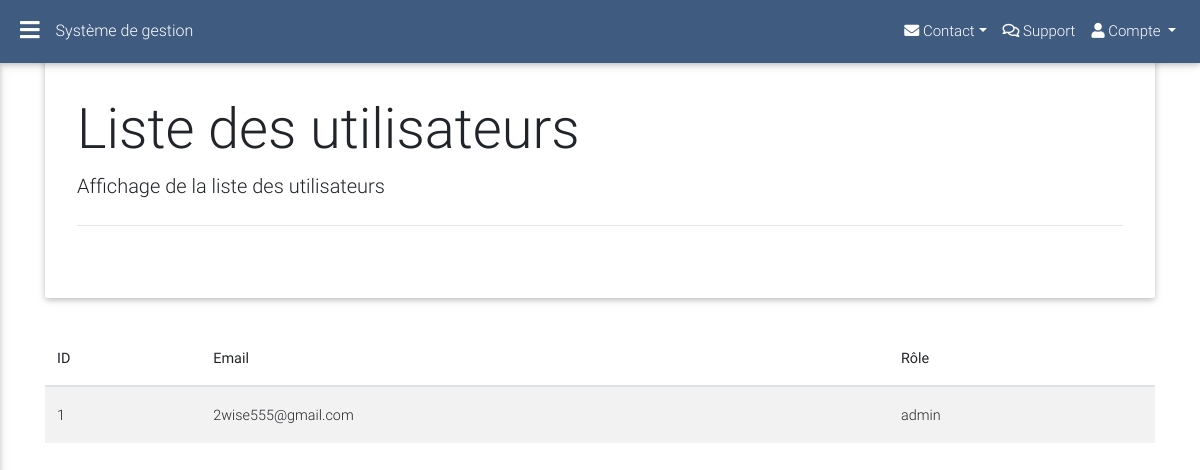
/src/users/viewUsers.php (signed in), run on the app's committed database.
### tables this page shows
CREATE TABLE IF NOT EXISTS `users` (
  `user_id` int(11) NOT NULL AUTO_INCREMENT,
  `email` text NOT NULL,
  `password` varchar(256) NOT NULL,
  `role` varchar(256) NOT NULL,
  PRIMARY KEY (`user_id`)
);

### includes/dao.php (called while the page is built, shortened)
<?php
include "header.php";
include "sidenav.php";
include "jumbo.php";
$jumbo = new jumbo;

### includes/users/UsersController.php (called while the page is built, shortened)
<?php
class User
{
    function viewAllUsers()
    {
        $db = new DBconnection();
        $dbConn = $db->getConnection();
        return $dbConn->query("SELECT * FROM users ORDER BY user_id DESC");
    }
}

### src/users/viewUsers.php (the view, shortened to what this page needs)
<?php include "../../includes/dao.php" ?>
<?php include "../../includes/users/UsersController.php";
$patients = new User();
?>
<div class="container">
    <?= $jumbo->getJumbo("Liste des utilisateurs", "Affichage de la liste des utilisateurs") ?>
    <?php $patientsList = $patients->viewAllUsers(); ?>
    <table class="table table-striped table-hover">
        <thead>
            <th>ID</th>
            <th>Email</th>
            <th>Rôle</th>
        </thead>
        <tbody>
            <?php while ($row = $patientsList->fetch(PDO::FETCH_ASSOC)) {
                ?>
                <tr>
                    <td><?= $row['user_id'] ?></td>
                    <td><?= $row['email'] ?></td>
                    <td><?= $row['role'] ?></td>
                <?php } ?>
</div>
<?php include "../../includes/footer.php"; ?>

### data on the page
users: user_id "1", email "2wise555@gmail.com", role "admin"

### other printed values
$title "Liste des utilisateurs"
$detail "Affichage de la liste des utilisateurs"
